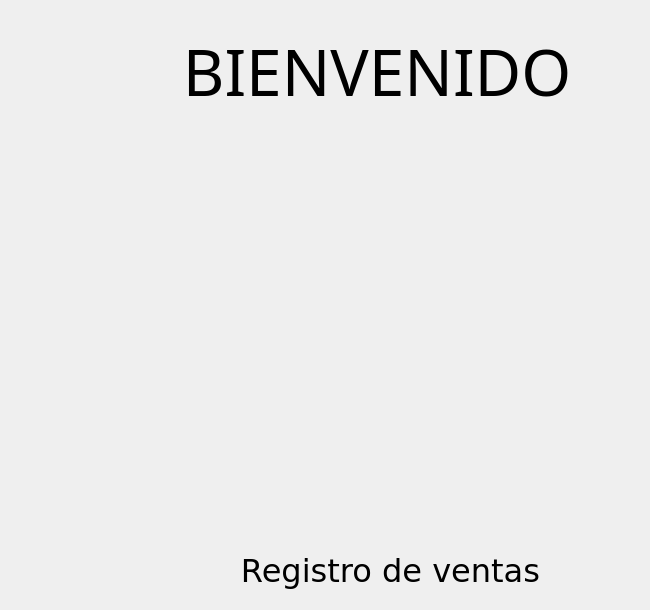
               <widget class="QWidget" name="pagBienvenido">
                <widget class="QLabel" name="label_33">
                 <property name="geometry">
                  <rect>
                   <x>230</x>
                   <y>180</y>
                   <width>321</width>
                   <height>311</height>
                  </rect>
                 </property>
                 <property name="text">
                  <string/>
                 </property>
                 <property name="pixmap">
                  <pixmap>logo1.png</pixmap>
                 </property>
                 <property name="scaledContents">
                  <bool>true</bool>
                 </property>
                </widget>
                <widget class="QLabel" name="label_17">
                 <property name="geometry">
                  <rect>
                   <x>190</x>
                   <y>540</y>
                   <width>401</width>
                   <height>61</height>
                  </rect>
                 </property>
                 <property name="font">
                  <font>
                   <family>Verdana</family>
                   <pointsize>24</pointsize>
                  </font>
                 </property>
                 <property name="text">
                  <string>Registro de ventas</string>
                 </property>
                 <property name="alignment">
                  <set>Qt::AlignCenter</set>
                 </property>
                </widget>
                <widget class="QLabel" name="label_34">
                 <property name="geometry">
                  <rect>
                   <x>130</x>
                   <y>10</y>
                   <width>511</width>
                   <height>121</height>
                  </rect>
                 </property>
                 <property name="font">
                  <font>
                   <family>Tw Cen MT Condensed Extra Bold</family>
                   <pointsize>48</pointsize>
                  </font>
                 </property>
                 <property name="text">
                  <string>BIENVENIDO </string>
                 </property>
                 <property name="alignment">
                  <set>Qt::AlignCenter</set>
                 </property>
                </widget>
               </widget>
